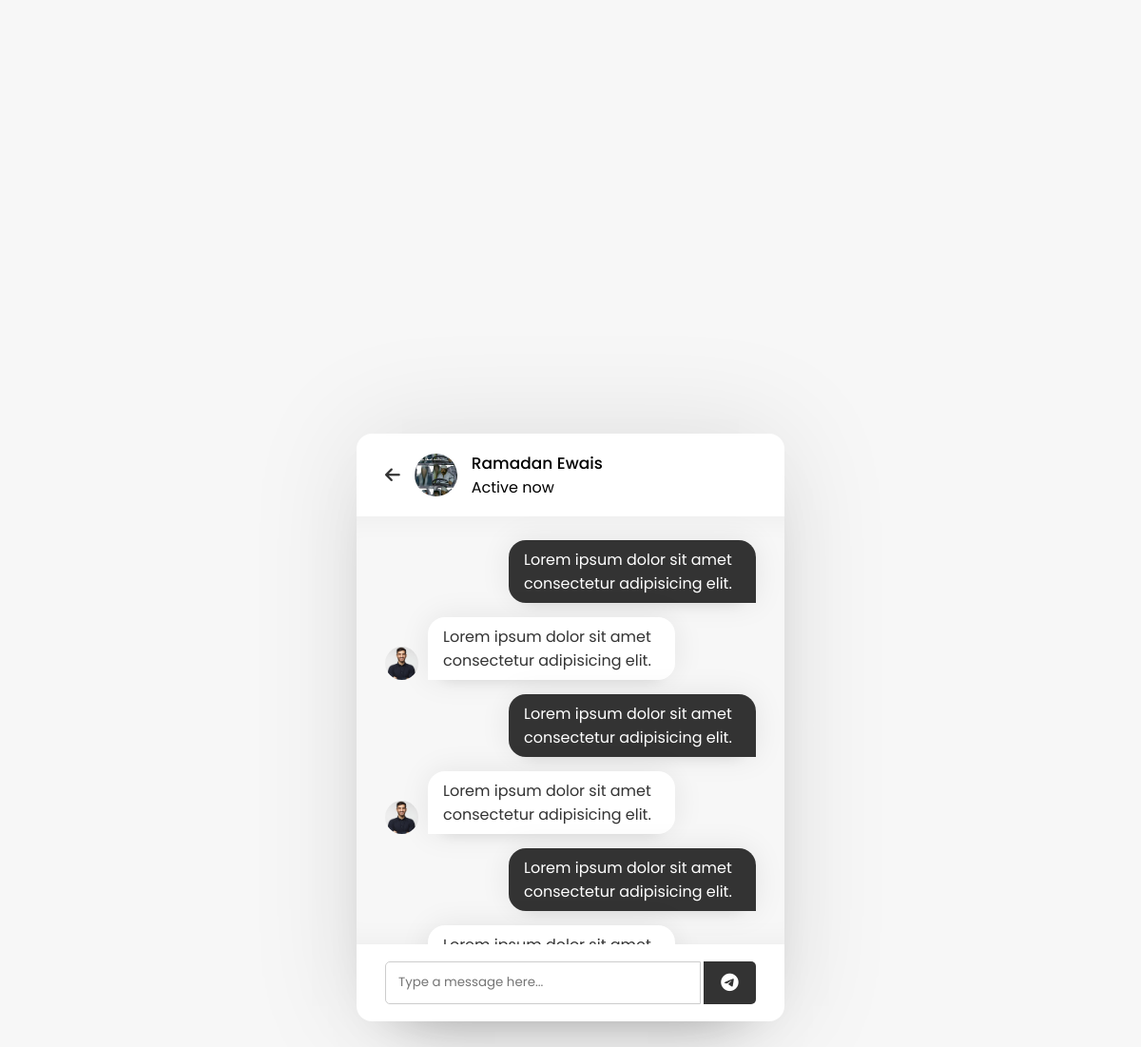
The page /chat.php?user_id=915892734 (signed in) on the database its author committed.
### tables this page shows
CREATE TABLE `users` (
  `user_id` int(11) NOT NULL,
  `unique_id` int(200) NOT NULL,
  `fname` varchar(255) NOT NULL,
  `lname` varchar(255) NOT NULL,
  `email` varchar(255) NOT NULL,
  `password` varchar(255) NOT NULL,
  `img` varchar(400) NOT NULL,
  `status` varchar(255) NOT NULL
);

### chat.php (the view, shortened to what this page needs)
<?php include_once "php/header.php"; ?>
<body>
    <div class="wrapper">
        <section class="chat-area">
            <header>
            <?php
                    include_once "php/config.php";
                    $user_id = mysqli_real_escape_string($conn, $_GET['user_id']);
                    $sql = mysqli_query($conn, "SELECT * FROM users where unique_id = {$user_id}");
                    if(mysqli_num_rows($sql) > 0){
                        $row = mysqli_fetch_assoc($sql);
                    }
            ?>
                <a href="user.php" class="back-icon"><i class="fas fa-arrow-left"></i></a>
                <img src="image/<?php echo $row['img'] ?>" alt="">
                    <div class="datails">
                        <span><?php echo $row['fname'] . " " . $row['lname'] ?></span>
                        <p><?php echo $row['status'] ?></p>
                </div>
            </header>
            <div class="chat-box">
                <div class="chat outgoing">
                    <div class="details">
                        <p>Lorem ipsum dolor sit amet consectetur adipisicing elit.</p>
                    </div>
                </div>
                <div class="chat incoming">
                    <img src="person.jpg" alt="">
                    <div class="details">
                        <p>Lorem ipsum dolor sit amet consectetur adipisicing elit.</p>
                    </div>
                </div>
                <div class="chat outgoing">
                    <div class="details">
                        <p>Lorem ipsum dolor sit amet consectetur adipisicing elit.</p>
                    </div>
                </div>
                <div class="chat incoming">
                    <img src="person.jpg" alt="">
                    <div class="details">
                        <p>Lorem ipsum dolor sit amet consectetur adipisicing elit.</p>
                    </div>
                </div>
                <div class="chat outgoing">
                    <div class="details">
                        <p>Lorem ipsum dolor sit amet consectetur adipisicing elit.</p>
                    </div>
                </div>
                <div class="chat incoming">
                    <div class="details">
                        <p>Lorem ipsum dolor sit amet consectetur adipisicing elit.</p>
                    </div>
                </div>
            </div>
            <form action="#" class="typing-area" outocomplete="off">
                <input name="message" type="text" class="input-field" placeholder="Type a message here...">
                <button><i class="fab fa-telegram-plane"></i></button>
            </form>
        </section>
    </div>
</body>
</html>

### style.css (style rules this page uses)
* { margin: 0; padding: 0; box-sizing: border-box; text-decoration: none; font-family: 'Poppins', sans-serif; }
body { display: flex; align-items: center; justify-content: center; min-height: 100vh; background: #f7f7f7; }
.wrapper { background: #fff; width: 450px; border-radius: 16px; box-shadow: 0 0 120px 0 rgba(0, 0, 0, 0.1), 0 32px 64px -48px rgba(0, 0, 0, 0.5); }
.wrapper img { object-fit: cover; border-radius: 50%; }
.chat-area header { display: flex; align-items: center; padding: 18px 30px; }
.chat-area header .back-icon { font-size: 18px; color: #333; }
.chat-area header img { height: 45px; width: 45px; margin: 0 15px; }
.chat-area header span { font-size: 17px; font-weight: 500; }
.chat-box, .chat-box2 { height: 450px; background: #f7f7f7; overflow-y: auto; padding: 10px 30px 20px 30px; box-shadow: inset 0 32px 32px -32px rgba(0 0 0 / 5%), inset 0 -32px 32px -32px rgba(0 0 0 / 5%); }
.chat-box .chat, .chat-box2 .chat { margin: 15px 0; }
.chat-box .chat p, .chat-box2 .chat p { padding: 8px 16px; word-wrap: break-word; box-shadow: 0 0 32px rgba(0 0 0 / 8%), 0 16px 16px -16px rgba(0 0 0 / 10%); }
.chat-box .outgoing, .chat-box2 .outgoing { display: flex; }
.outgoing .details { margin-left: auto; max-width: calc(100% - 130px); }
.outgoing .details p { background: #333; color: #fff; border-radius: 18px 18px 0 18px; }
.chat-box .incoming, .chat-box2 .incoming { display: flex; align-items: flex-end; }
.chat-box .incoming img, .chat-box2 .incoming img { height: 35px; width: 35px; }
.incoming .details { margin-left: 10px; margin-right: auto; max-width: calc(100% - 130px); }
.incoming .details p { color: #333; background: #fff; border-radius: 18px 18px 18px 0px; }
.chat-area .typing-area { padding: 18px 30px; display: flex; justify-content: space-between; }
.typing-area input { height: 45px; width: calc(100% - 58px); font: 17px; border: 1px solid #ccc; padding: 0 13px; border-radius: 5px 0 0 5px; outline: none; }
.typing-area button { width: 55px; border: none; outline: none; background: #333; color: #fff; font-size: 19px; cursor: pointer; border-radius: 0 5px 5px 0; }

### rows shown on the page
users: img (picture), fname "Ramadan", lname "Ewais", status "Active now"
